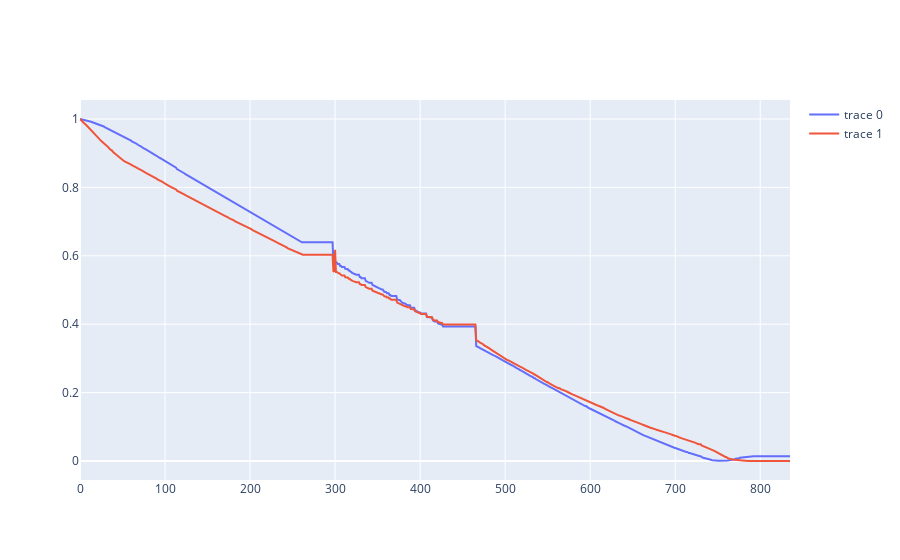

Notebook source saved alongside this figure:
### Code cell
fig = go.Figure()

fig.add_scatter(x=np.array(range(len(trajectory1))), y=norm_lat)
fig.add_scatter(x=np.array(range(len(trajectory1))), y=norm_lon)

fig.show()

### Figure 1 — Plotly figure (JSON) as saved in the notebook; plotly's stock layout.template omitted (floating-point values rounded to 4 significant figures; data arrays with more than 128 entries replaced by an {"elided": "..."} marker saying what was removed)
{"data": [{"type": "scatter", "x": {"elided": "836 int values"}, "y": {"elided": "836 float values"}}, {"type": "scatter", "x": {"elided": "836 int values"}, "y": {"elided": "836 float values"}}], "layout": {}}
